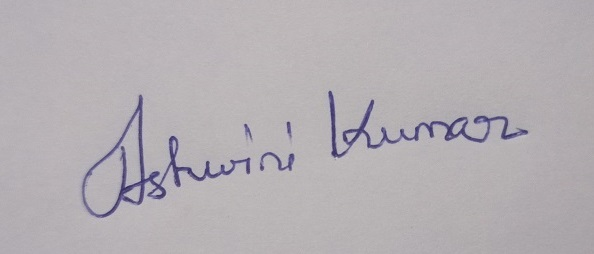
#> input picture Test/ash_org_1.jpg, 594 x 254 px, found by its file name
$ python image_processing.py
#> lines starting #> are read from the running program, lines starting #| are printed output that depends on the picture
# Gray Scale -- done
# Noise Removal from background -- done
# Extract sign -- done
    # Thresholding
    # Morphological Transformation
# Rotation -- done
# # Normalization(we normalize each image by dividing
# the pixel values with the standard deviation of the pixel
# values of the images in a dataset.)
# Resizing


import cv2
import numpy as np
from scipy import ndimage
import math


image = cv2.imread('Test/ash_org_1.jpg',cv2.IMREAD_GRAYSCALE)
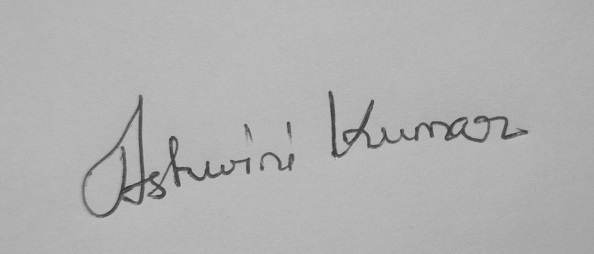
#> image: shape (254, 594); min 43, max 202, mean 176.9
image = cv2.imread('Test/rotated.png',cv2.IMREAD_GRAYSCALE)
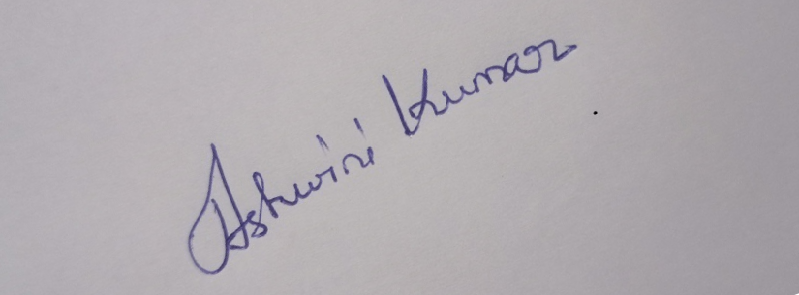
#> input picture Test/rotated.png, 799 x 295 px, found by its file name
#> image: shape (295, 799); min 0, max 255, mean 173.4


img1 = cv2.imread('Datasets/cedar_dataset/full_org/original_5_1.png',cv2.IMREAD_GRAYSCALE)
img2 = cv2.imread('Datasets/cedar_dataset/full_org/original_23_15.png',cv2.IMREAD_GRAYSCALE)


#> (the run stopped early here; a loop or call above may not have finished)
